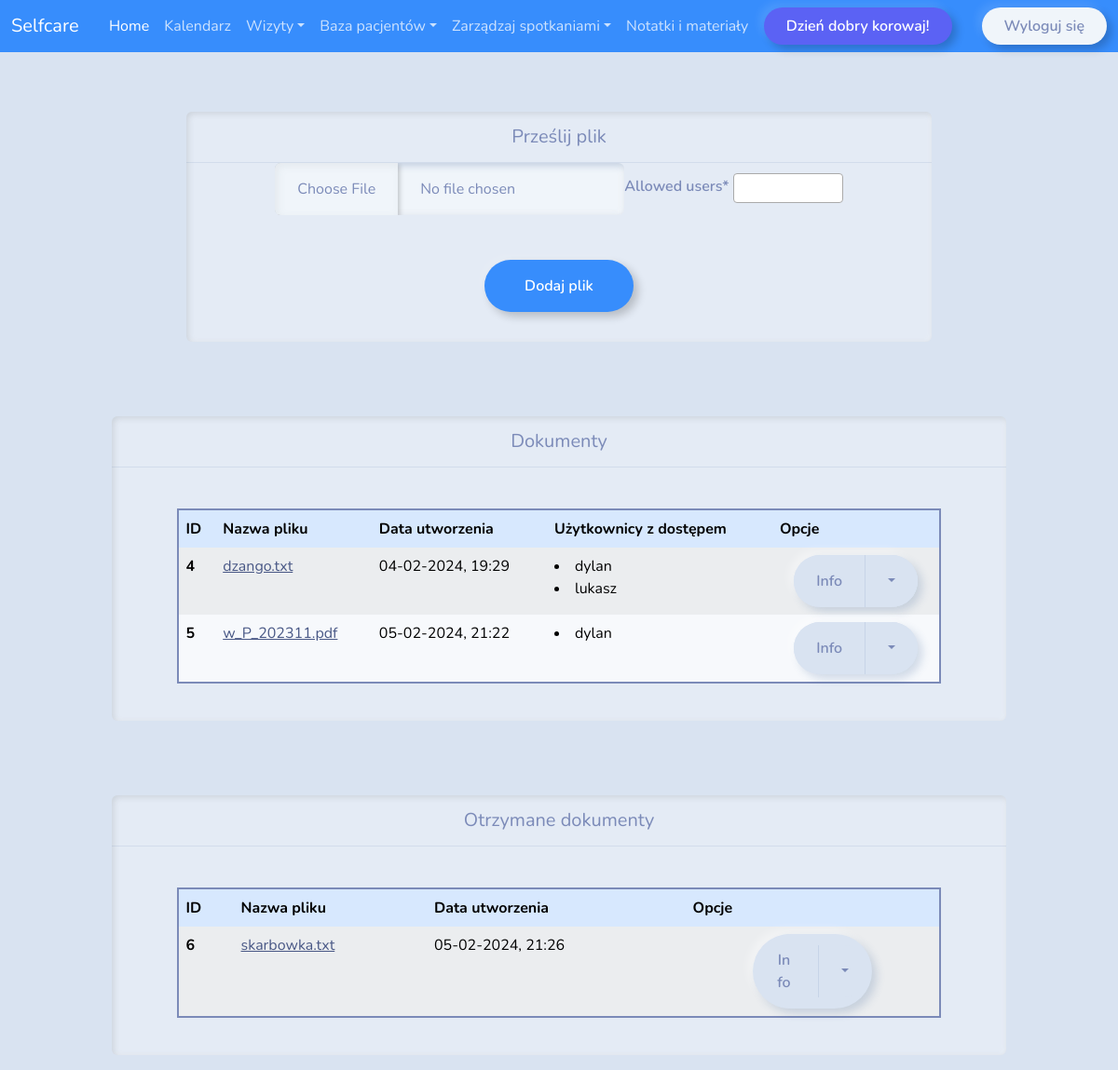
The app's page /files/upload_images (signed in) with its own data.
### patients/models.py (models this page shows)
class Document(models.Model):
    name = models.CharField(max_length=100)
    user = models.ForeignKey(User, on_delete = models.CASCADE)
    allowed_users = models.ManyToManyField(User, related_name="allowed_users")
    document = models.FileField(upload_to=documents_user_directory_path)
    date = models.DateTimeField()

### files/views.py (the view)
# urls.py: path('upload_images', views.upload_images, name="upload_images"),
@group_required('doctors')
def upload_images(request):
    users = User.objects.all()
    owned_document = Document.objects.filter(user=request.user)
    received_document = Document.objects.filter(allowed_users = request.user).exclude(user=request.user)
    if request.method == "POST":
        form = ImageForm(request.POST, request.FILES)
        if form.is_valid():
            image = form.save(commit=False)
            image.user = request.user
            form.save()
    else:
            image_form = ImageForm()
            file_form = DocumentForm()
    images = Image.objects.filter(user = request.user)
    return render(request, "files/notes.html", {
            'image_form': image_form,
            'file_form': file_form,
            'images': images,
            'owned_document': owned_document,
            'received_document': received_document,
            'users': users,
        } )

### patients/forms.py
class ImageForm(forms.ModelForm):
    image = forms.ImageField(widget=forms.FileInput(attrs={'class': 'form-control', 'type': 'file',}))
    class Meta:
        model = Image
        fields = ('image', )

class DocumentForm(forms.ModelForm):
    document = forms.FileField(widget=forms.FileInput(attrs={'class': 'form-control', 'type': 'file',}))
    allowed_users = forms.ModelMultipleChoiceField(queryset=User.objects.all())
    class Meta:
        model = Document
        fields = ('document',)
        labels = {
            'Document': 'OMG'
        }

### patients/helpers.py (called while the page is built)
def group_required(group, login_url=None, raise_exception=False):
    def check_perms(user):
        if isinstance(group, six.string_types):
            groups = (group, )
        else:
            groups = group
        if user.groups.filter(name__in=groups).exists():
            return True
        if raise_exception:
            raise PermissionDenied
        return False
    return user_passes_test(check_perms, login_url=login_url)

### patients/templatetags/auth_extras.py (called while the page is built)
@register.filter(name='has_group')
def has_group(user, group_name):
    group = Group.objects.get(name=group_name)
    return True if group in user.groups.all() else False

### files/templates/files/notes.html (shortened to what this page needs)
{% extends "patients/layout.html" %}
{% load static %}
{% load crispy_forms_tags %}
{% block body %}
<div class= "container-uploadfile">
    <div class="card border-primary mb-3" style="width: 50rem;">
        <div class="card-header text-center fs-5">Prześlij plik</div>
<form method="post" action="{%url 'upload_files'%}" enctype="multipart/form-data">
    <div class="upload-form">
    {{ file_form|crispy }}
</div>
    <button type="submit" class="btn btn-outline-primary button-nw" style="width: 10rem;">Dodaj plik</button>
</form>
</div>
</div>
{% include 'files/documents.html'%}
{% endblock body %}

### patients/templates/patients/layout.html (shortened to what this page needs)
{% load static %}
{% load auth_extras %}
<!DOCTYPE html>
<html lang="en">
<head>
    <link href="{% static 'patients/bootstrap.css' %}" rel="stylesheet">
    <link href="https://cdn.jsdelivr.net/npm/select2@4.1.0-rc.0/dist/css/select2.min.css" rel="stylesheet" />
</head>
<body>
  {% if request.user|has_group:"admin" %}
  <nav class="navbar navbar-expand-lg bg-primary " data-bs-theme="dark">
    <div class="container-fluid">
      <a class="navbar-brand" href="{% url 'dashboard' %}">Selfcare</a>
      <button class="navbar-toggler" type="button" data-bs-toggle="collapse" data-bs-target="#navbarColor01" aria-controls="navbarColor01" aria-expanded="false" aria-label="Toggle navigation">
        <span class="navbar-toggler-icon"></span>
      </button>
      <div class="collapse navbar-collapse" id="navbarColor01">
        <ul class="navbar-nav mx-auto">
          <li class="nav-item">
            <a class="nav-link active" href="{% url 'dashboard' %}">Home
              <span class="visually-hidden">(current)</span>
            </a>
          </li>
          <li class="nav-item">
            <a class="nav-link" href="{% url 'calendar'%}">Kalendarz</a>
          </li>
          <li class="nav-item dropdown">
            <a class="nav-link dropdown-toggle" data-bs-toggle="dropdown" href="#" role="button" aria-haspopup="true" aria-expanded="false">Wizyty</a>
            <div class="dropdown-menu">
              <a class="dropdown-item" href="{% url 'meetings' %}">Pełna lista wizyt</a>
              <a class="dropdown-item" href="{% url 'newmeeting' %}">Dodaj wizytę</a>
            </div>
          </li>
          <li class="nav-item dropdown">
            <a class="nav-link dropdown-toggle" data-bs-toggle="dropdown" href="#" role="button" aria-haspopup="true" aria-expanded="false">Baza pacjentów</a>
            <div class="dropdown-menu">
              <a class="dropdown-item" href="{% url 'patients' %}">Lista zarejestrowanych pacjentów</a>
              <a class="dropdown-item" href="{% url 'newpatient' %}">Dodaj nowego pacjenta</a>
            </div>
          </li>
          <li class="nav-item dropdown">
            <a class="nav-link dropdown-toggle" data-bs-toggle="dropdown" href="#" role="button" aria-haspopup="true" aria-expanded="false">Baza lekarzy</a>
            <div class="dropdown-menu">
              <a class="dropdown-item" href="{% url 'doctors' %}">Lista zarejestrowanych lekarzy</a>
              <a class="dropdown-item" href="{% url 'newdoctor' %}">Dodaj nowego lekarza</a>
            </div>
          </li>
          <li class="nav-item dropdown">
            <a class="nav-link dropdown-toggle" data-bs-toggle="dropdown" href="#" role="button" aria-haspopup="true" aria-expanded="false">Zarządzaj spotkaniem</a>
            <div class="dropdown-menu">
              <a class="dropdown-item" href="{% url 'doctors_meetings' %}">Moje spoktania</a>
            </div>
          </li>
          <li class="nav-item dropdown">
            <a class="nav-link dropdown-toggle" data-bs-toggle="dropdown" href="#" role="button" aria-haspopup="true" aria-expanded="false">Notatki i materiały</a>
            <div class="dropdown-menu">
              <a class="dropdown-item" href="{% url 'upload_images'%}">Notatki i materiały</a>
            </div>
          </li>
        </ul>
        <button class="btn btn-outline-info" style="line-height: 0.5rem; margin-right:2rem;">Dzień dobry {{request.user}}!</button>
        <a href="{%url 'logoutUser'%}">
          <button action="logoutUser" class="btn btn-outline-light" style="line-height: 0.5rem;">Wyloguj się</button>
        </a>
      </div>
    </div>
  </nav>
  {% elif request.user|has_group:"doctors" %}
  <nav class="navbar navbar-expand-lg bg-primary " data-bs-theme="dark">
    <div class="container-fluid">
      <a class="navbar-brand" href="{% url 'dashboard' %}">Selfcare</a>
      <div class="collapse navbar-collapse" id="navbarColor01">
        <ul class="navbar-nav mx-auto">
          <li class="nav-item">
            <a class="nav-link active" href="{% url 'dashboard' %}">Home
            </a>
          </li>
          <li class="nav-item">
            <a class="nav-link" href="{% url 'calendar'%}">Kalendarz</a>
          </li>
          <li class="nav-item dropdown">
            <a class="nav-link dropdown-toggle" data-bs-toggle="dropdown" href="#" role="button" aria-haspopup="true" aria-expanded="false">Wizyty</a>
          </li>
          <li class="nav-item dropdown">
            <a class="nav-link dropdown-toggle" data-bs-toggle="dropdown" href="#" role="button" aria-haspopup="true" aria-expanded="false">Baza pacjentów</a>
          </li>
          <li class="nav-item dropdown">
            <a class="nav-link dropdown-toggle" data-bs-toggle="dropdown" href="#" role="button" aria-haspopup="true" aria-expanded="false">Zarządzaj spotkaniami</a>
          </li>
          <li class="nav-item">
            <a class="nav-link" href="{% url 'upload_images'%}">Notatki i materiały</a>
          </li>
        </ul>
        <button class="btn btn-outline-info" style="line-height: 0.5rem; margin-right:2rem;">Dzień dobry {{request.user}}!</button>
        <a href="{%url 'logoutUser'%}">
          <button action="logoutUser" class="btn btn-outline-light" style="line-height: 0.5rem;">Wyloguj się</button>
        </a>
      </div>
    </div>
  </nav>
  {% else %}
  <h1> BLOCK ERROR - GROUP ERROR </h1>
  {% endif %}
    {% block body %}
    {% endblock %}
</body>
</html>

### files/templates/files/documents.html (shortened to what this page needs)
{% block body %}
{% load crispy_forms_tags %}
  <div class= "container-patients">
    <div class="card border-primary mb-3" style="width: 80%;">
        <div class="card-header text-center fs-5">Dokumenty</div>
        <div class="form-newpatient">
        <div class="card-body">
  <div class="tables">
      <table id="data" class="table table-bordered table-striped table-hover patients-table">
        <thead>
        <tr class="table-primary">
          <th scope="col">ID</th>
          <th scope="col">Nazwa pliku</th>
          <th scope="col">Data utworzenia</th>
          <th scope="col">Użytkownicy z dostępem</th>
          <th scope="col">Opcje</th>
        </tr>
        </thead>
        <tbody>
          {% for document in owned_document  %}
        <tr class="table-secondary">
          <th scope="row">{{ document.id }}</th>
          <td><a href="{{ document.document.url }}">{{ document.name }}</a></td>
          <td>{{ document.date|date:"d-m-Y, H:i"  }}</td>
          <td>{% for user in document.allowed_users.all %}
            <li>{{user.username }}</li>
            {% endfor %}
          </td>
          <td style="text-align: center;">
              <div class="btn-group" role="group" aria-label="Button group with nested dropdown">
                <button type="button" class="btn btn-info" style="width: 100%; height: 100%;">Info</button>
                <div class="btn-group" role="group">
                  <button id="btnGroupDrop3" type="button" class="btn btn-info dropdown-toggle" data-bs-toggle="dropdown" aria-haspopup="true" aria-expanded="false"></button>
                </div>
              </div>
          </td>
        </div>
        {% endfor %}
  </div>
  </div>
  </div>
  <div class= "container-patients">
    <div class="card border-primary mb-3" style="width: 80%;">
        <div class="card-header text-center fs-5">Otrzymane dokumenty</div>
        <div class="form-newpatient">
        <div class="card-body">
  <div class="tables">
      <table id="data" class="table table-bordered table-striped table-hover patients-table">
        <thead>
        <tr class="table-primary">
          <th scope="col">ID</th>
          <th scope="col">Nazwa pliku</th>
          <th scope="col">Data utworzenia</th>
          <th scope="col">Opcje</th>
        </tr>
        </thead>
        <tbody>
          {% for doc in received_document %}
        <tr class="table-secondary">
          <th scope="row">{{ doc.id }}</th>
          <td><a href="{{ doc.document.url }}">{{ doc.name }}</a></td>
          <td>{{ doc.date|date:"d-m-Y, H:i"  }}</td>
          <td style="text-align: center;">
              <div class="btn-group" role="group" aria-label="Button group with nested dropdown" style="display: inline-block; width: 50%; height: 50%">
                <button type="button" class="btn btn-info" style="width: 50%; height: 20%;">Info</button>
                <div class="btn-group" role="group">
                  <button id="btnGroupDrop3" type="button" class="btn btn-info dropdown-toggle" data-bs-toggle="dropdown" aria-haspopup="true" aria-expanded="false"></button>
                </div>
              </div>
          </td>
        </div>
        {% endfor %}
  </div>
  </div>
  </div>
  </div>
{% endblock body %}

### files/templates/files/notes.html (style rules this page uses)
.container-uploadfile { padding-top: 4rem; width: 70%; display: flex; margin-left: auto; margin-right: auto; justify-content: center; align-items: center; height: 100%; }
.upload-form { width: 80%; display: flex; margin-left: auto; margin-right: auto; justify-content: center; align-items: center; }
.button-nw { margin: 2rem; width: 60%; display: flex; margin-left: auto; margin-right: auto; justify-content: center; align-items: center; }

### files/templates/files/documents.html (style rules this page uses)
.container-patients { padding-top: 4rem; display: flex; margin-left: auto; margin-right: auto; justify-content: center; align-items: center; height: 100%; }

### records on screen
Document: id "4", name "dzango.txt", date "04-02-2024, 19:29"
Document: id "5", name "w_P_202311.pdf", date "05-02-2024, 21:22"
Document: id "6", name "skarbowka.txt", date "05-02-2024, 21:26"

### other values on screen
{{ request.user }} "korowaj"
{{ user.username }} "dylan"
{{ user.username }} "lukasz"
